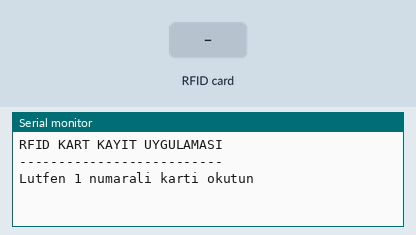
The sketch below on a simulated Arduino Uno, built with avr-gcc and run on an emulated ATmega328P. On the bench: the last lines printed to the serial monitor. The inputs (shaded band) are chosen by the test bench. EEPROM starts erased.

Above: at 0.9 s.
1.0 s: RFID card 5E 7A 19 C4 held to the reader
At 1.7 s:
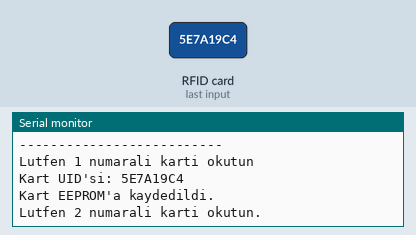
2.5 s: RFID card 5E 7A 19 C4 held to the reader
At 3.0 s:
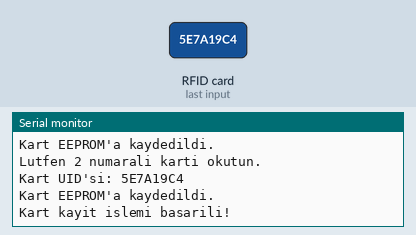

Measured:
- after the input at 1.0 s, the serial monitor: prints a new line at once (image 1)
- after the input at 2.5 s, the serial monitor: prints a new line after 0.06 s (image 2)

The sketch:

rfidreader.ino
```cpp
#include <SPI.h>
#include <MFRC522.h>
#include <EEPROM.h>

#define RST_PIN 9
#define SS_PIN 10

byte readCard[4];
int successRead;

MFRC522 mfrc522(SS_PIN, RST_PIN);

MFRC522::MIFARE_Key key;

void setup()
{
  Serial.begin(9600);
  SPI.begin();
  mfrc522.PCD_Init();
  Serial.println("RFID KART KAYIT UYGULAMASI");
  Serial.println("--------------------------");
  Serial.println("Lutfen 1 numarali karti okutun");
  Serial.println();
  do {
    //okuma başarılı olana kadar getID fonksiyonunu çağır
    successRead = getID();
  }
  while (!successRead);
  for ( int i = 0; i < mfrc522.uid.size; i++ )
  {
    //kartın UID'sini EEPROM'a kaydet
    EEPROM.write(i, readCard[i] );
  }
  Serial.println("Kart EEPROM'a kaydedildi.");
  Serial.println();
  Serial.println("Lutfen 2 numarali karti okutun.");
  Serial.println();
  do {
    successRead = getID();
  }
  while (!successRead);
  for ( int i = 0; i < mfrc522.uid.size; i++ )
  {
    EEPROM.write(i + 4, readCard[i] );
  }
  Serial.println("Kart EEPROM'a kaydedildi.");
  Serial.println();
  Serial.println("Kart kayit islemi basarili!");
}

void loop()
{
}

int getID() {
  //yeni bir kart okunmadıysa 0 döndür
  if ( ! mfrc522.PICC_IsNewCardPresent()) {
    return 0;
  }
  if ( ! mfrc522.PICC_ReadCardSerial()) {
    return 0;
  }
  Serial.print("Kart UID'si: ");
  //kartın UID'sini byte byte oku ve seri monitöre yaz
  for (int i = 0; i < mfrc522.uid.size; i++) {  //
    readCard[i] = mfrc522.uid.uidByte[i];
    Serial.print(readCard[i], HEX);
  }
  Serial.println("");
  //kart okumayı durdur ve 1 döndür (okuma başarılı)
  mfrc522.PICC_HaltA();
  return 1;
}
```
